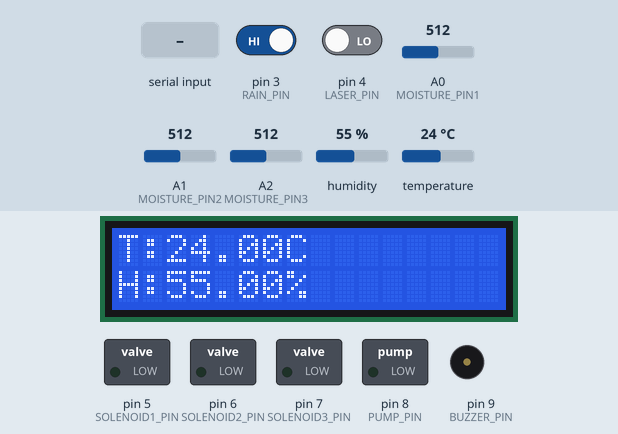
This sketch was run on a simulated Arduino Uno, built with avr-gcc and run on an emulated ATmega328P. Shown: 16×2 character LCD, switched loads named in the sketch (green lamp = pin HIGH), buzzer (waves = sounding, pin HIGH). Inputs (shaded band) come from the test bench; at power-on: pin 4 (LASER_PIN) LOW, pin 3 (RAIN_PIN) HIGH, A0 (MOISTURE_PIN1) = 512, A1 (MOISTURE_PIN2) = 512, A2 (MOISTURE_PIN3) = 512, humidity 55 %, temperature 24 °C. What the sketch prints to the serial monitor is not drawn.

Above: at 1.2 s.
1.3 s: pin 4 (LASER_PIN) driven HIGH
At 4.0 s:
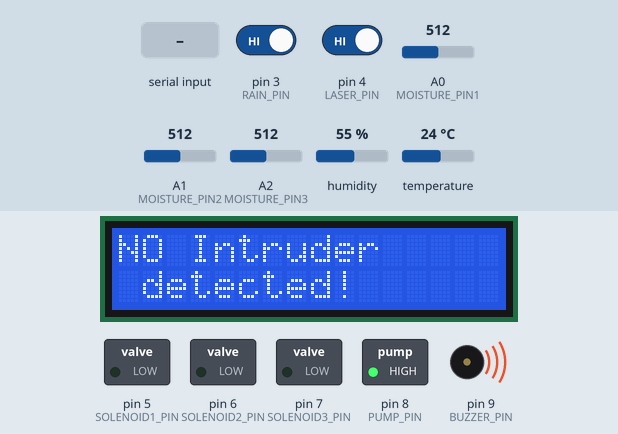
6.7 s: pin 3 (RAIN_PIN) driven LOW
At 11.1 s:
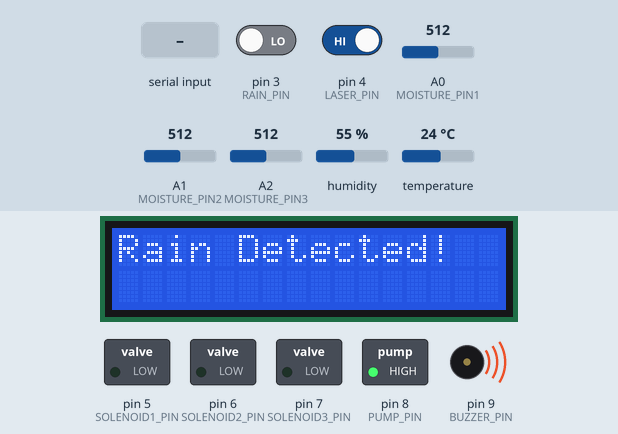
15.9 s: A0 (MOISTURE_PIN1) set to 492
At 17.3 s:
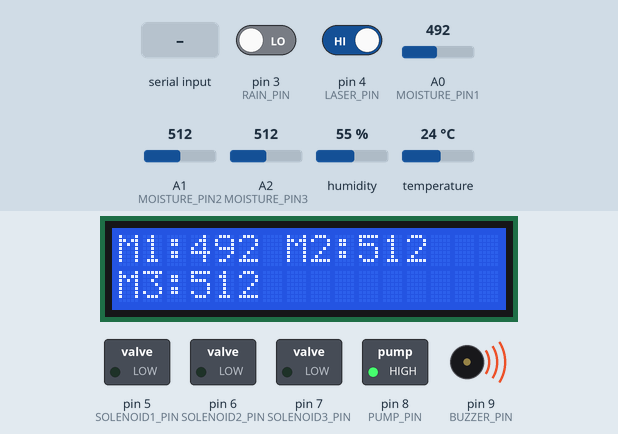
24.1 s: A1 (MOISTURE_PIN2) set to 490
At 28.3 s:
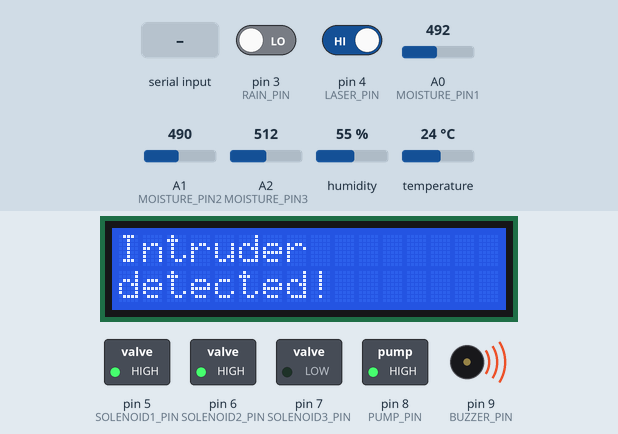
32.3 s: A2 (MOISTURE_PIN3) set to 487
At 33.7 s:
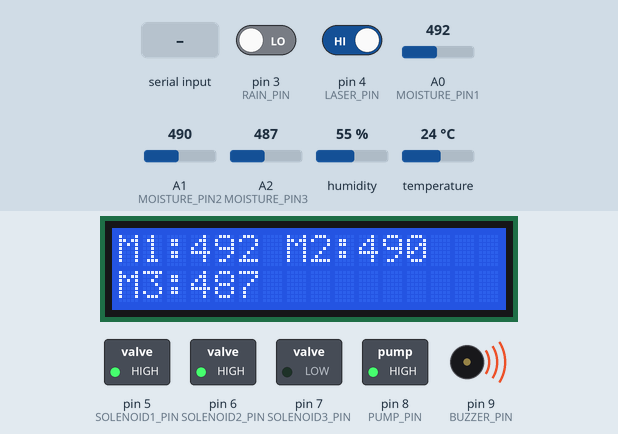
40.5 s: "pump_on\n" received over Serial
At 41.9 s:
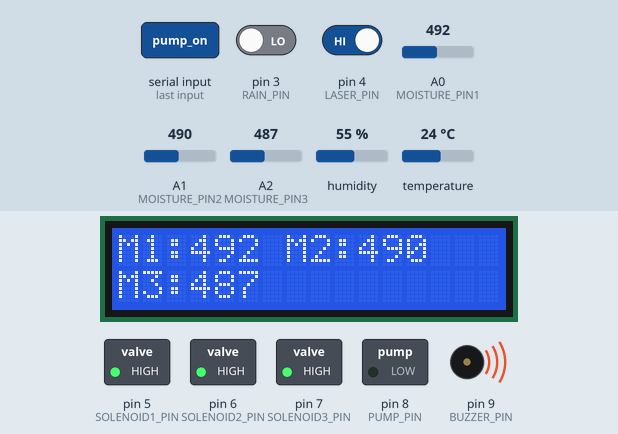
Timing chart, 0 to 45.6 s (numbered marks = the images above; inputs shaded):
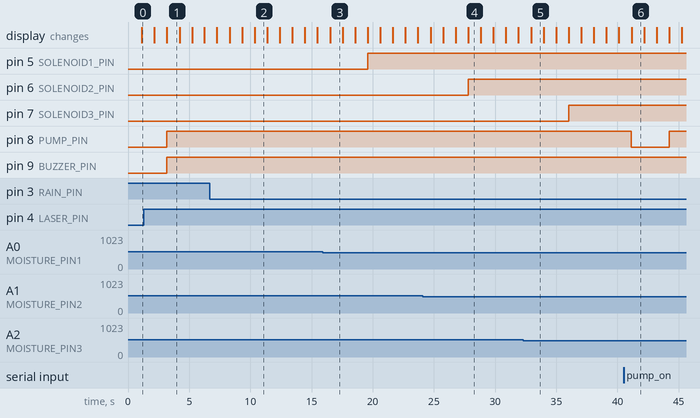

The sketch:

auto_algo_arduino_final.ino
```cpp
#include <DHT.h>
#include <LiquidCrystal_I2C.h>  // Include the LCD library

// Pin definitions
#define DHTPIN 2         // Pin for DHT11 sensor
#define DHTTYPE DHT11    // Define DHT type
#define MOISTURE_PIN1 A0 // Moisture Sensor 1 pin
#define MOISTURE_PIN2 A1 // Moisture Sensor 2 pin
#define MOISTURE_PIN3 A2 // Moisture Sensor 3 pin
#define RAIN_PIN 3       // Rain Sensor pin
#define LASER_PIN 4      // Laser sensor pin
#define BUZZER_PIN 9     // Buzzer pin (digital pin 9)
#define SOLENOID1_PIN 5  // Solenoid Valve 1
#define SOLENOID2_PIN 6  // Solenoid Valve 2
#define SOLENOID3_PIN 7  // Solenoid Valve 3
#define PUMP_PIN 8       // Water Pump control pin

// Initialize DHT sensor
DHT dht(DHTPIN, DHTTYPE);

// Initialize the LCD (change the I2C address if necessary)
LiquidCrystal_I2C lcd(0x27, 16, 2); // Adjust address and screen size if required

// Define variables
float temperature, humidity;
int moisture1, moisture2, moisture3;
int rainStatus, laserStatus;
int pumpStatus = 0;  // 0 = OFF, 1 = ON

//this is used to switch mode of the sensor
int counter = 0; //initialize counter with zero

void setup() {
  Serial.begin(115200);  // Initialize serial communication for ESP8266
  lcd.backlight();

  // Initialize DHT sensor
  dht.begin();

  // Initialize LCD
  lcd.begin(16, 2);  // 16 columns, 2 rows
  lcd.clear();

  // Set solenoid valves, pump, and sensor pins as outputs/inputs
  pinMode(SOLENOID1_PIN, OUTPUT);
  pinMode(SOLENOID2_PIN, OUTPUT);
  pinMode(SOLENOID3_PIN, OUTPUT);
  pinMode(PUMP_PIN, OUTPUT);
  pinMode(RAIN_PIN, INPUT);
  pinMode(LASER_PIN, INPUT);
  pinMode(BUZZER_PIN, OUTPUT);  // Buzzer pin as output

  // Initialize all valves and pump as OFF initially
  digitalWrite(SOLENOID1_PIN, LOW);
  digitalWrite(SOLENOID2_PIN, LOW);
  digitalWrite(SOLENOID3_PIN, LOW);
  digitalWrite(PUMP_PIN, LOW);
  digitalWrite(BUZZER_PIN, LOW);  // Buzzer OFF initially
}

void loop() {

  if(counter == 0){
  // Read the rain sensor first to decide whether to stop watering
  rainStatus = digitalRead(RAIN_PIN);

  // Read moisture values
  moisture1 = analogRead(MOISTURE_PIN1);
  moisture2 = analogRead(MOISTURE_PIN2);
  moisture3 = analogRead(MOISTURE_PIN3);

  // Read temperature and humidity from DHT11
  temperature = dht.readTemperature();
  humidity = dht.readHumidity();

  // Check if any reading failed
  if (isnan(temperature) || isnan(humidity)) {
    // Serial.println("Failed to read from DHT sensor!");
    return;
  }

  // Clear LCD and print moisture readings first
  lcd.clear();
  lcd.setCursor(0, 0);
  lcd.print("M1:");
  lcd.print(moisture1);
  lcd.print(" M2:");
  lcd.print(moisture2);
  lcd.setCursor(0, 1);
  lcd.print("M3:");
  lcd.print(moisture3);

  delay(1000);  // Delay to allow the data to be visible

  // Now print temperature and humidity readings
  lcd.clear();
  lcd.setCursor(0, 0);
  lcd.print("T:");
  lcd.print(temperature);
  lcd.print("C");

  lcd.setCursor(0, 1);
  lcd.print("H:");
  lcd.print(humidity);
  lcd.print("%");

  delay(1000);  // Delay to allow the data to be visible

  // Print rain status last
  lcd.clear();
  lcd.setCursor(0, 0);
  if (rainStatus == LOW) {
    lcd.print("Rain Detected!");
  } else {
    lcd.print("No Rain");
  }
  delay(1000);  // Delay to allow the data to be visible

  lcd.clear();
  lcd.setCursor(0, 0);
  if (laserStatus == HIGH){
    lcd.print("Intruder");
    lcd.setCursor(0, 1);
    lcd.print("detected!");

    }else {
     lcd.setCursor(0, 0);
     lcd.print("NO Intruder");
     lcd.setCursor(0, 1);
     lcd.print(" detected!");
    }
// delay(1000);

  // Control solenoids based on moisture levels
  if (moisture1 < 500) {
    digitalWrite(SOLENOID1_PIN, HIGH);
    //pumpStatus = 1;
  } else {
    digitalWrite(SOLENOID1_PIN, LOW);

  }

  if (moisture2 < 500) {
    digitalWrite(SOLENOID2_PIN, HIGH);
   // pumpStatus = 1;
  } else {
    digitalWrite(SOLENOID2_PIN, LOW);

  }

  if (moisture3 < 500) {
    digitalWrite(SOLENOID3_PIN, HIGH);
   // pumpStatus = 1;
  } else {
    digitalWrite(SOLENOID3_PIN, LOW);

  }

  // Determine pump status based on moisture readings
  if (moisture1 > 600 || moisture2 > 600 || moisture3 > 600) {
    pumpStatus = 0;  // Turn on pump if any sensor reads low
  } else {
    pumpStatus = 1;  // Turn off pump if all are sufficiently wet
  }

  // Anti-theft protection: Activate buzzer if laser is triggered
  laserStatus = digitalRead(LASER_PIN);
  if (laserStatus == HIGH) {  // Assuming LOW indicates a laser break (intruder detected)
    digitalWrite(BUZZER_PIN, HIGH); // Turn on buzzer
    // Serial.println("Intruder detected! Buzzer ON.");
  } else {
    digitalWrite(BUZZER_PIN, LOW);  // Turn off buzzer when laser is intact
  }

  Serial.print(temperature);
  Serial.print(",");
  Serial.print(humidity);
  Serial.print(",");
  Serial.print(moisture1);
  Serial.print(",");
  Serial.print(moisture2);
  Serial.print(",");
  Serial.print(moisture3);
  Serial.print(",");
  Serial.print(rainStatus);
  Serial.print(",");
  Serial.print(laserStatus);
  Serial.print(",");
  Serial.println(pumpStatus); // Send pump status (1 or 0)
  // Serial.println(counter);

  if(rainStatus == 0) pumpStatus = 1;
  // Control the water pump based on moisture
  if (pumpStatus == 1) {
    digitalWrite(PUMP_PIN, HIGH);  // Turn off water pump
  } else {
    digitalWrite(PUMP_PIN, LOW);   // Turn on water pump
  }
  delay(1000); // Delay between readings
  }

     if (Serial.available()) {
    String command = Serial.readStringUntil('\n');
    command.trim();
  //  Serial.println("1");
    if (command == "pump_on") {
      digitalWrite(PUMP_PIN, LOW); // Turn on pump
      Serial.println("count_1");
    } else if (command == "pump_off") {
      digitalWrite(PUMP_PIN, HIGH); // Turn off pump
      Serial.println("count_1");
    } else if (command == "buzzer_on") {
      digitalWrite(BUZZER_PIN, HIGH); // Turn on buzzer
      Serial.println("count_1");
    } else if (command == "buzzer_off") {
      digitalWrite(BUZZER_PIN, LOW); // Turn off buzzer
      Serial.println("count_1");
    } else if (command == "solenoid1_on") {
      digitalWrite(SOLENOID1_PIN, LOW); // Open solenoid valve
      Serial.println("count_1");
    } else if (command == "solenoid1_off") {
      digitalWrite(SOLENOID1_PIN, HIGH); // Close solenoid valve
      Serial.println("count_1");
    } else if (command == "solenoid2_on") {
      digitalWrite(SOLENOID2_PIN, LOW); // Open solenoid valve
      Serial.println("count_1");
    } else if (command == "solenoid2_off") {
      digitalWrite(SOLENOID2_PIN, HIGH); // Close solenoid valve
      Serial.println("count_1");
    } else if (command == "solenoid3_on") {
      digitalWrite(SOLENOID3_PIN, LOW); // Open solenoid valve
      Serial.println("count_1");
    } else if (command == "solenoid3_off") {
      digitalWrite(SOLENOID3_PIN, HIGH); // Close solenoid valve
      Serial.println("count_1");
    }
    else if(command == "switch_to_auto"){
      counter = 0;
      Serial.println("count is zero! switch to auto mode");
       Serial.println("count_0");
    }
    else if(command == "switch_to_manual"){
        counter = 1;
        Serial.println("count_1");
    Serial.println("count is one! switch to manual mode");
    }
  }
}
```

Measured:
- the behaviour switches between 500 and 499 on A0 (MOISTURE_PIN1) (found by bisection; images 2 and 3)
- the behaviour switches between 500 and 499 on A1 (MOISTURE_PIN2) (found by bisection; images 3 and 4)
- the behaviour switches between 500 and 499 on A2 (MOISTURE_PIN3) (found by bisection; images 4 and 5)
- after the input at 1.3 s, pin 9 (BUZZER_PIN): LOW → HIGH after 1.9 s
- after the input at 6.7 s, the display: first differs from a run without the input after 3.7 s (image 2)
- after the input at 15.9 s, pin 5 (SOLENOID1_PIN): LOW → HIGH after 3.7 s
- after the input at 24.1 s, pin 6 (SOLENOID2_PIN): LOW → HIGH after 3.7 s
- after the input at 32.3 s, pin 7 (SOLENOID3_PIN): LOW → HIGH after 3.7 s
- after the input at 40.5 s, pin 8 (PUMP_PIN): HIGH → LOW after 0.61 s, → HIGH 3.1 s later
